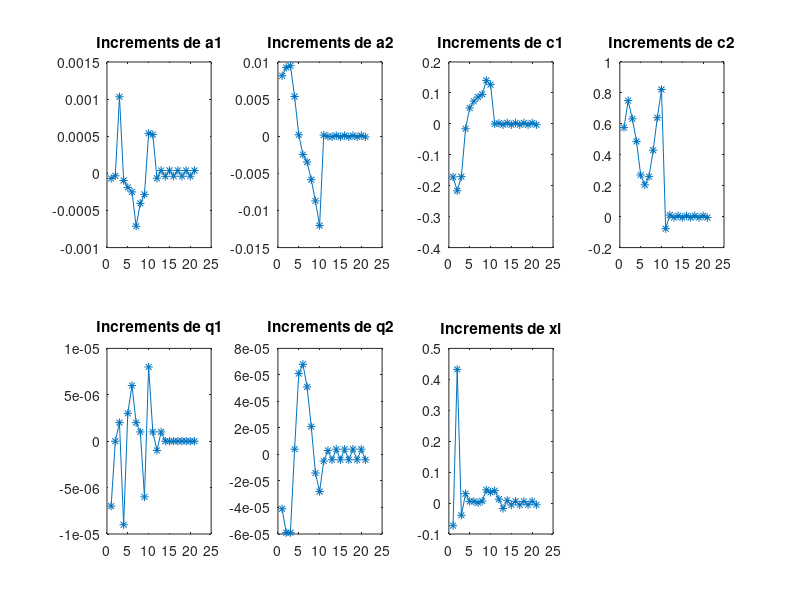

Write MATLAB code to recreate this figure.
clear
clf
A = [-0.000069 0.008145 -0.171711 0.575643 -0.000007 -0.000041 -0.072971  ; -0.000033 0.009265 -0.216488 0.750498 -0.000000 -0.000059 0.432192  ; 0.001031 0.009487 -0.170698 0.632276 0.000002 -0.000059 -0.039438  ; -0.000095 0.005355 -0.015939 0.486321 -0.000009 0.000004 0.030259  ; -0.000190 0.000192 0.051644 0.269555 0.000003 0.000061 0.005360  ; -0.000250 -0.002472 0.073066 0.205524 0.000006 0.000068 0.005475  ; -0.000712 -0.003467 0.086758 0.258789 0.000002 0.000051 0.000904  ; -0.000404 -0.005858 0.095390 0.429630 0.000001 0.000021 0.006417  ; -0.000283 -0.008716 0.140551 0.639484 -0.000006 -0.000014 0.042782  ; 0.000539 -0.012032 0.126818 0.822305 0.000008 -0.000028 0.034719  ; 0.000522 0.000149 -0.000202 -0.077642 0.000001 -0.000005 0.039973  ; -0.000066 -0.000023 0.002051 0.010233 -0.000001 0.000003 0.012679  ; 0.000039 -0.000072 -0.002901 -0.005740 0.000001 -0.000004 -0.017404  ; -0.000040 0.000090 0.003054 0.005905 -0.000000 0.000004 0.008718  ; 0.000040 -0.000090 -0.003022 -0.005756 0.000000 -0.000004 -0.006051  ; -0.000039 0.000091 0.003075 0.005796 -0.000000 0.000004 0.005807  ; 0.000039 -0.000092 -0.003038 -0.005755 0.000000 -0.000004 -0.005954  ; -0.000039 0.000092 0.003005 0.005778 -0.000000 0.000004 0.005256  ; 0.000039 -0.000092 -0.002986 -0.005808 0.000000 -0.000004 -0.005352  ; -0.000039 0.000092 0.002999 0.005791 -0.000000 0.000004 0.005730  ; 0.000038 -0.000092 -0.002966 -0.005741 0.000000 -0.000004 -0.005701 ];
% Vecteur colonne du nombre d'itérations
N=length(A(:,1));
iterations=[1:N]';

% Tracé
titres=['Increments de a1';'Increments de a2';'Increments de c1';'Increments de c2';'Increments de q1';'Increments de q2';'Increments de xi'];
for i=1:7
	subplot(2,4,i)
	plot(iterations(1:end), A(1:end,i), '*-');
	title(titres(i,:));
end

